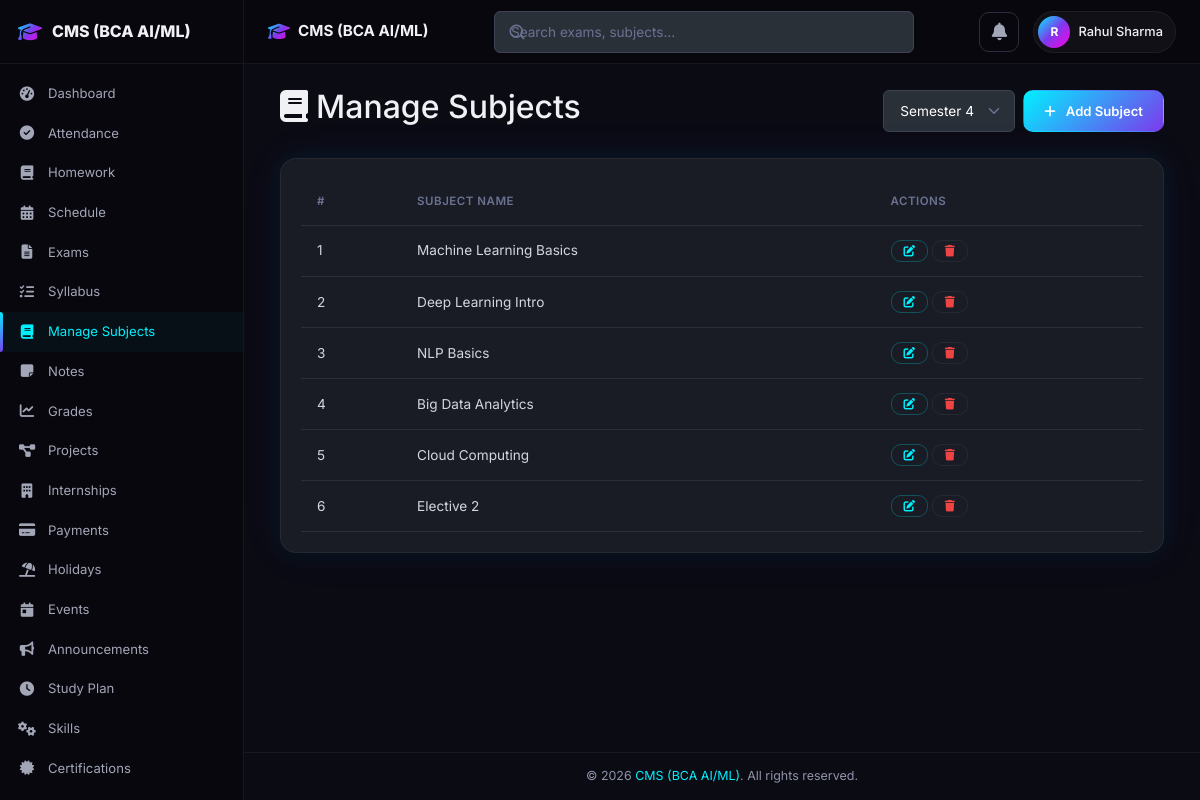
/manage_subjects.php (signed in), run on the app's committed database.
### tables this page shows
CREATE TABLE IF NOT EXISTS user_subjects (
    id INT AUTO_INCREMENT PRIMARY KEY,
    user_id INT NOT NULL,
    semester INT NOT NULL,
    subject_name VARCHAR(200) NOT NULL,
    created_at TIMESTAMP DEFAULT CURRENT_TIMESTAMP,
    FOREIGN KEY (user_id) REFERENCES users(id) ON DELETE CASCADE,
    UNIQUE KEY unique_user_sem_subject (user_id, semester, subject_name),
    INDEX idx_user_subjects_user (user_id),
    INDEX idx_user_subjects_semester (semester)
);

### manage_subjects.php (the view, shortened to what this page needs)
<?php
require_once 'config/db_connection.php';
$userId = $_SESSION['user_id'];
$semester = $_GET['semester'] ?? $_SESSION['user_semester'] ?? 1;
require 'includes/header.php';
require 'includes/navbar.php';
require 'includes/sidebar.php';
?>
<div class="app-content">
    <div class="container-fluid">
        <div class="d-flex justify-content-between align-items-center mb-4">
            <h2><i class="fas fa-book me-2"></i>Manage Subjects</h2>
            <div class="d-flex gap-2">
                <select class="form-select" style="width:auto" id="semesterSelect" onchange="changeSemester()">
                    <?php for($i = 1; $i <= 8; $i++): ?>
                    <option value="<?php echo $i; ?>" <?php echo $semester == $i ? 'selected' : ''; ?>>
                        Semester <?php echo $i; ?>
                    </option>
                    <?php endfor; ?>
                </select>
                <button class="btn btn-primary" data-bs-toggle="modal" data-bs-target="#addSubjectModal">
                    <i class="fas fa-plus me-1"></i>Add Subject
                </button>
            </div>
        </div>
        <div class="card">
            <div class="card-body">
                <div class="table-responsive">
                    <table class="table table-hover">
                        <thead>
                            <tr>
                                <th>#</th>
                                <th>Subject Name</th>
                                <th>Actions</th>
                            </tr>
                        </thead>
                        <tbody id="subjectsTableBody">
                            <?php
                            $stmt = $pdo->prepare("SELECT id, subject_name FROM user_subjects WHERE user_id = ? AND semester = ? ORDER BY id");
                            $stmt->execute([$userId, $semester]);
                            $subjects = $stmt->fetchAll(PDO::FETCH_ASSOC);
                            $count = 1;
                            foreach ($subjects as $sub):
                            ?>
                            <tr data-id="<?= $sub['id'] ?>">
                                <td><?= $count++ ?></td>
                                <td class="subject-name-cell"><?= htmlspecialchars($sub['subject_name']) ?></td>
                                <td>
                                    <button class="btn btn-sm btn-outline-primary edit-subject-btn" data-id="<?= $sub['id'] ?>" data-name="<?= htmlspecialchars($sub['subject_name']) ?>"><i class="fas fa-edit"></i></button>
                                    <button class="btn btn-sm btn-outline-danger delete-subject-btn" data-id="<?= $sub['id'] ?>" data-name="<?= htmlspecialchars($sub['subject_name']) ?>"><i class="fas fa-trash"></i></button>
                                </td>
                            </tr>
                            <?php endforeach; ?>
                        </tbody>
                    </table>
                </div>
            </div>
        </div>
    </div>
</div>
<?php require 'includes/footer.php'; ?>

### css/dark-fix.css (style rules this page uses)
.card, .card-panel, .detail-card, .info-card, .modal-content, .list-group-item, .card-header, .card-footer { background-color: #191c24 !important; color: #ffffff; }
.card .card-body { background-color: transparent; color: #ffffff; }
.table { background-color: #191c24 !important; color: #d5d5e2; border-color: #2c2e3e; }
.table th { background-color: #191c24 !important; color: #6c7293 !important; border-color: #2c2e3e; font-weight: 600; }
.table td { background-color: #191c24 !important; color: #d5d5e2; border-color: #2c2e3e; }
.table thead th { background-color: #191c24 !important; color: #6c7293 !important; border-bottom-color: #2c2e3e !important; }
.form-control, .form-select, input[type="text"], input[type="email"], input[type="password"], input[type="number"], input[type="date"], input[type="time"], input[type="url"], input[type="file"], input[type="search"], input[type="tel"], textarea, select { background-color: #2a3038 !important; border: 1px solid #3d4352 !important; color: #ffffff !important; border-radius: 6px; padding: 10px 16px; font-family: 'Inter', sans-serif; font-size: 0.85rem; transition: border-color 0.2s ease, box-shadow 0.2s ease; }
.form-select { background-repeat: no-repeat; background-position: right 0.75rem center; background-size: 16px 12px; padding-right: 2.5rem; -webkit-appearance: none; -moz-appearance: none; appearance: none; }
select option { background-color: #2a3038 !important; color: #ffffff !important; }
select option:hover, select option:checked, select option:focus { background-color: #3d4352 !important; }

### data on the page
user_subjects: subject_name "Machine Learning Basics"
user_subjects: subject_name "Deep Learning Intro"
user_subjects: subject_name "NLP Basics"
user_subjects: subject_name "Big Data Analytics"
user_subjects: subject_name "Cloud Computing"
user_subjects: subject_name "Elective 2"

### other printed values
SITE_NAME "CMS (BCA AI/ML)"
substr($_SESSION['user_name'] ?? 'U', 0, 1) "R"
$_SESSION['user_name'] "Rahul Sharma"
